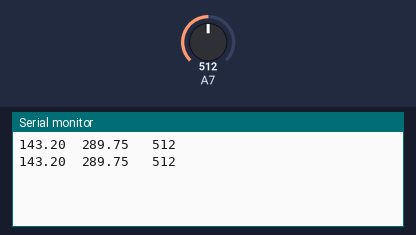
A sketch run on a simulated Arduino Uno, built with avr-gcc and run on an emulated ATmega328P. On the bench: the last lines printed to the serial monitor. Inputs (shaded band) come from the test bench; at power-on: A7 = 512.

Above: at 1.3 s.
1.4 s: A7 set to 716
At 2.7 s:
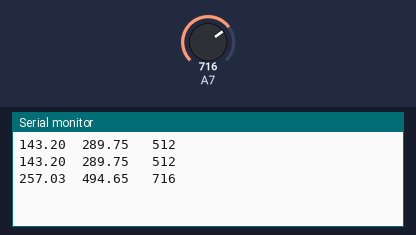
2.9 s: A7 set to 900
At 3.7 s:
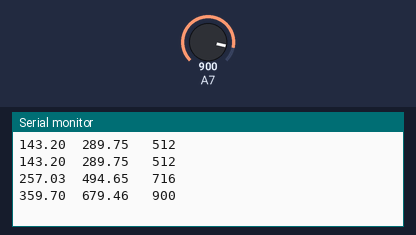
Timing chart, 0 to 5.9 s (numbered marks = the images above; inputs shaded):
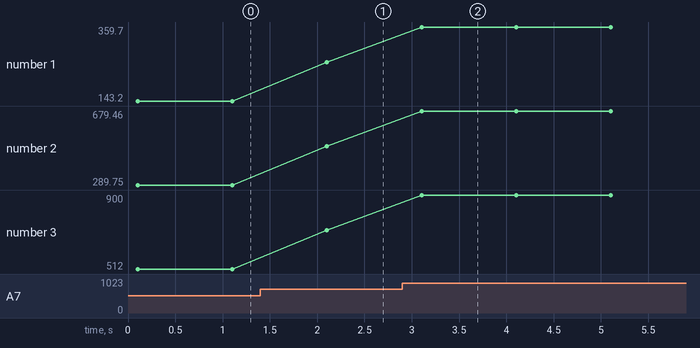

Measured:
- after the input at 1.4 s, the serial monitor: prints a new line after 0.70 s (image 1)
- after the input at 2.9 s, the serial monitor: prints a new line after 0.20 s (image 2)
- plotted number 1: 143.2 → 257.03 after the input at 1.4 s, 257.03 → 359.7 after the input at 2.9 s
- plotted number 2: 289.75 → 494.65 after the input at 1.4 s, 494.65 → 679.46 after the input at 2.9 s
- plotted number 3: 512 → 716 after the input at 1.4 s, 716 → 900 after the input at 2.9 s

The sketch:

sketch_oct30a.ino
```cpp
void setup() {
  Serial.begin(9600);
  ADMUX = _BV(REFS1) | _BV(REFS0) | 7;   // Set internal V reference, temperature reading
  ADCSRB = 0x20;    // ref  24.6
  delay(100);
  chipTempRaw(); // discard first sample
}

void loop() {
  int raw = chipTempRaw();
  float temp = chipTemp(raw);
  float ftemp = 1.8f * temp + 32;
  Serial.print(temp);
  Serial.print("  ");
  Serial.print(ftemp);
  Serial.print("   ");
  Serial.println(raw, DEC);
  delay(1000);
}

float chipTemp(float raw) {
  const float chipTempOffset = -142.5;
  const float chipTempCoeff = .558;
  return((raw * chipTempCoeff) + chipTempOffset);
}

int chipTempRaw(void) {
  ADCSRA &= ~(_BV(ADATE) |_BV(ADIE));       // Clear auto trigger and interrupt enable
  ADCSRA |= _BV(ADEN) | _BV(ADSC);          // Enable ADC and start conversion

  while((ADCSRA & _BV(ADSC)));              // Wait until conversion is mobdro finished
  int result = (ADCL | (ADCH << 8));
  return result;
}
```
